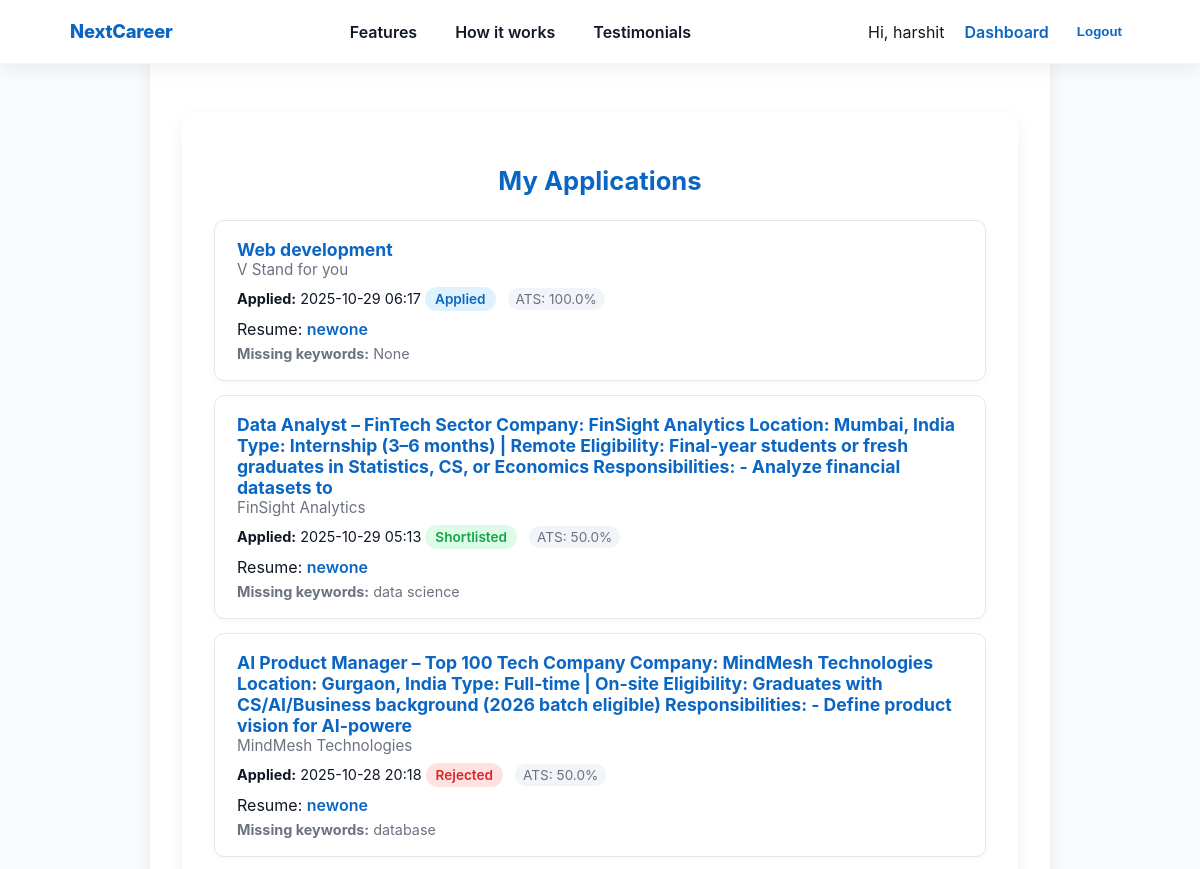
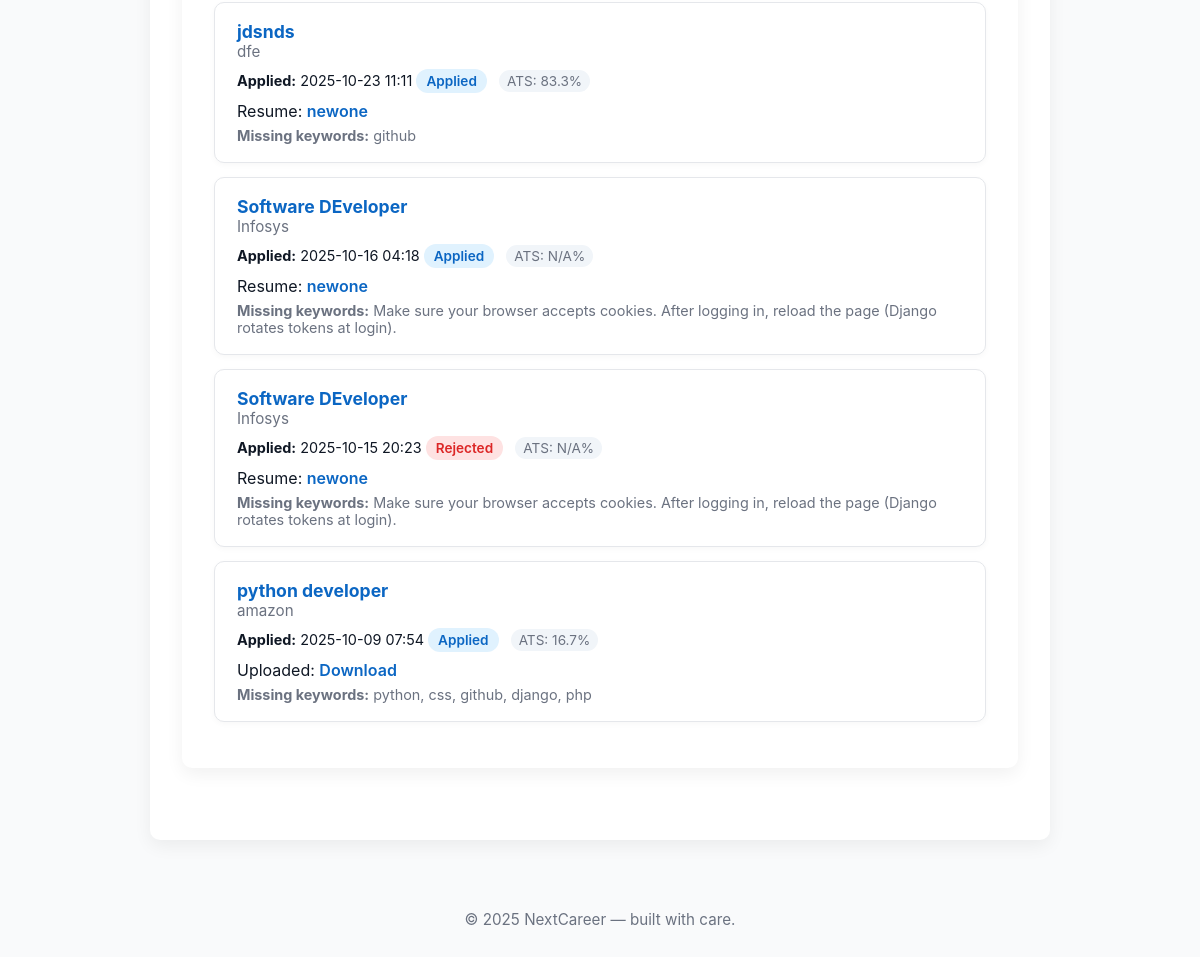
The app's page /applications/my/ (signed in) with its own data (2 pictures, top to bottom).
### accounts/models.py (models this page shows, shortened)
class User(AbstractUser):
    ROLE_STUDENT = 'student'
    ROLE_HR = 'hr'
    ROLE_CHOICES = [
        (ROLE_STUDENT, 'Student'),
        (ROLE_HR, 'HR'),
    ]
    role = models.CharField(max_length=20, choices=ROLE_CHOICES, default=ROLE_STUDENT)

### jobs/models.py (models this page shows, shortened)
class Application(models.Model):
    student = models.ForeignKey(settings.AUTH_USER_MODEL, on_delete=models.CASCADE, related_name='applications')
    job = models.ForeignKey(Job, on_delete=models.CASCADE, related_name='applications')
    resume = models.ForeignKey(Resume, null=True, blank=True, on_delete=models.SET_NULL)
    uploaded_resume = models.FileField(upload_to=application_resume_upload_path, null=True, blank=True)
    cover_letter = models.TextField(blank=True)
    ats_score = models.FloatField(null=True, blank=True)
    missing_keywords = models.JSONField(default=list, blank=True)
    matched_keywords = models.JSONField(default=list, blank=True)
    status = models.CharField(max_length=32, choices=APPLICATION_STATUS, default='applied')
    applied_at = models.DateTimeField(default=timezone.now)
    class Meta:
        ordering = ['-applied_at']

class Job(models.Model):
    hr = models.ForeignKey(settings.AUTH_USER_MODEL, on_delete=models.CASCADE, related_name='posted_jobs')
    title = models.CharField(max_length=255)
    company = models.CharField(max_length=255, blank=True)
    location = models.CharField(max_length=255, blank=True)
    is_remote = models.BooleanField(default=False)
    salary = models.CharField(max_length=100, blank=True)
    description = models.TextField()
    required_skills = models.JSONField(default=list, blank=True)
    created_at = models.DateTimeField(auto_now_add=True)
    updated_at = models.DateTimeField(auto_now=True)
    expiry_date = models.DateField(null=True, blank=True)
    is_active = models.BooleanField(default=True)
    class Meta:
        ordering = ['-created_at']

class Resume(models.Model):
    owner = models.ForeignKey(settings.AUTH_USER_MODEL, on_delete=models.CASCADE, related_name='resumes')
    title = models.CharField(max_length=255, default='My Resume')
    data = models.JSONField(default=dict, blank=True)
    created_at = models.DateTimeField(auto_now_add=True)
    updated_at = models.DateTimeField(auto_now=True)
    pdf_file = models.FileField(upload_to=resume_pdf_upload_path, null=True, blank=True)

### jobs/views.py (the view)
# urls.py: path('applications/my/', jobs_views.student_applications, name='student_applications'),
@login_required
def student_applications(request):
    apps = Application.objects.filter(student=request.user).select_related('job').order_by('-applied_at')
    return render(request, 'jobs/student_applications.html', {'applications': apps})

### templates/jobs/student_applications.html (shortened to what this page needs)
{% extends 'base.html' %}
{% load static %}
{% block content %}
<main>
  <h2>My Applications</h2>
  {% if applications %}
    {% for a in applications %}
      <div class="application-card">
        <div class="job-title">{{ a.job.title }}</div>
        <div class="job-company">{{ a.job.company }}</div>
        <div class="app-meta">
          <strong>Applied:</strong> {{ a.applied_at|date:"Y-m-d H:i" }}
          <span class="status-badge {{ a.status|lower|default:'pending' }}">
            {{ a.get_status_display }}
          </span>
          <span class="ats-badge">ATS: {{ a.ats_score|default:"N/A" }}%</span>
        </div>
        <div class="resume-links">
          {% if a.resume %}
            Resume: <a href="{% url 'resume_detail' a.resume.id %}">{{ a.resume.title }}</a>
          {% elif a.uploaded_resume %}
            Uploaded: <a href="{{ a.uploaded_resume.url }}">Download</a>
          {% endif %}
        </div>
        <div class="missing-keywords">
          <strong>Missing keywords:</strong>
          {% if a.missing_keywords %}
            {{ a.missing_keywords|join:", " }}
          {% else %}
            <span class="muted">None</span>
          {% endif %}
        </div>
      </div>
    {% endfor %}
  {% else %}
    <div class="no-apps">
      You haven’t applied to any jobs yet.
      <a href="{% url 'job_list' %}">Browse jobs</a>
    </div>
  {% endif %}
</main>
{% endblock %}

### templates/base.html (shortened to what this page needs)
{% load static %}
<!doctype html>
<html lang="en">
<head>
</head>
<body>
  {% if request.resolver_match and request.resolver_match.url_name != 'login' and request.resolver_match.url_name != 'signup' %}
    <header>
      <nav class="site-nav" role="navigation" aria-label="Main">
        <div class="nav-inner">
          <a class="brand" href="{% url 'home' %}">NextCareer</a>
          <ul class="nav-links" id="desktop-links" role="menubar">
            <li role="none"><a role="menuitem" href="{% url 'home' %}#features">Features</a></li>
            <li role="none"><a role="menuitem" href="{% url 'home' %}#how-it-works">How it works</a></li>
            <li role="none"><a role="menuitem" href="{% url 'home' %}#testimonials">Testimonials</a></li>
          </ul>
          <div class="nav-actions" id="nav-actions">
            {% if user.is_authenticated %}
              <span class="nav-welcome">Hi, {{ user.first_name|default:user.username }}</span>
              <a class="nav-btn nav-link" href="{% url 'dashboard-redirect' %}">Dashboard</a>
              <form method="post" action="{% url 'logout' %}" class="logout-form" style="display:inline;">
                <button type="submit" class="logout-button" style="background:none;border:0;color:var(--primary);font-weight:700;cursor:pointer">Logout</button>
              </form>
            {% else %}
              <a class="nav-link" href="{% url 'login' %}">Login</a>
              <a class="nav-cta" href="{% url 'signup' %}">Signup</a>
            {% endif %}
          </div>
        </div>
      </nav>
    </header>
  {% else %}
    <header class="auth-header" role="banner">
      <a class="auth-brand" href="{% url 'home' %}">NextCareer</a>
    </header>
  {% endif %}
  <main id="main">
    {% block content %}{% endblock %}
  </main>
  <footer class="site-footer" role="contentinfo">
    <div class="footer-inner">
      &copy; {% now "Y" %} NextCareer — built with care.
    </div>
  </footer>
</body>
</html>

### templates/base.html (style rules this page uses)
:root { --primary: #0b66c3; --primary-600: #0954a8; --bg: #f9fafb; --surface: #ffffff; --white: #fff; --muted: #6b7280; --text: #0f1724; --radius: 10px; --gap: 14px; --shadow-1: 0 6px 18px rgba(2,6,23,0.06); --shadow-2: 0 12px 30px rgba(2,6,23,0.08); --focus-ring: 3px solid rgba(11,102,195,0.12); --max-width: 1100px; --motion: 180ms; --easing: cubic-bezier(.2,.9,.3,1); --header-h: 64px; --header-h-mobile: 56px; }
* { box-sizing:border-box }
html,body { height:100%;margin:0;background:var(--bg);color:var(--text);font-family:Inter,system-ui,-apple-system,"Segoe UI",Roboto,"Helvetica Neue",Arial;-webkit-font-smoothing:antialiased }
a { color:inherit;text-decoration:none }
.site-nav { background:var(--surface); box-shadow:var(--shadow-1); position:fixed; top:0; left:0; right:0; width:100%; height: var(--header-h); z-index:9999; border-bottom:1px solid rgba(15,23,36,0.03); backdrop-filter: blur(4px) saturate(110%); }
.nav-inner { max-width:var(--max-width); margin:0 auto; height:100%; display:flex; align-items:center; justify-content:space-between; gap:var(--gap); padding:0 20px; border-radius:999px; }
.brand, .auth-brand { font-weight:800; color:var(--primary); text-decoration:none; display:inline-flex; align-items:center; line-height:1; height:100% }
.brand { font-size:1.15rem; letter-spacing:-0.01em }
.nav-links { display:flex; gap:14px; list-style:none; padding:0; margin:0; align-items:center; height:100%; }
.nav-links a { display:inline-flex; align-items:center; height:100%; color:#111827; padding:0 12px; border-radius:8px; font-weight:600; transition: background var(--motion) var(--easing), transform var(--motion) var(--easing), color var(--motion) var(--easing); }
.nav-actions { display:flex; align-items:center; gap:12px; height:100% }
.nav-link { color:var(--primary); font-weight:600; padding:0 8px; border-radius:8px; display:inline-flex; align-items:center; height:100% }
.logout-button { background:none;border:0;color:var(--primary);font-weight:700;cursor:pointer;padding:0 8px;border-radius:8px; height:38px; display:inline-flex; align-items:center }
main { max-width:var(--max-width); margin:28px auto; padding: calc(var(--header-h) + 20px) 20px 0; min-height:50vh; }
.site-footer { background:transparent; padding:30px 0; color:var(--muted); text-align:center; font-size:0.95rem; margin-top:40px }

### templates/jobs/student_applications.html (style rules this page uses)
:root { --primary: #0b66c3; --accent: #06b6d4; --success: #16a34a; --danger: #dc2626; --muted: #6b7280; --bg: #f9fafb; --card: #ffffff; --border: #e5e7eb; --radius: 10px; --shadow: 0 6px 18px rgba(0,0,0,0.06); }
body { background: var(--bg); font-family: Inter, system-ui, sans-serif; }
main { max-width: 900px; margin: 40px auto; background: var(--card); border-radius: var(--radius); padding: 32px; box-shadow: var(--shadow); }
h2 { font-size: 1.6rem; font-weight: 700; color: var(--primary); margin-bottom: 1.5rem; text-align: center; }
.application-card { border: 1px solid var(--border); border-radius: var(--radius); padding: 18px 22px; background: var(--card); margin-bottom: 14px; box-shadow: 0 2px 6px rgba(0,0,0,0.03); transition: transform 0.2s ease, box-shadow 0.2s ease; }
.job-title { font-size: 1.1rem; font-weight: 700; color: var(--primary); margin: 0; }
.job-company { color: var(--muted); font-size: 0.95rem; margin-bottom: 8px; }
.app-meta { color: var(--text); font-size: 0.9rem; margin-bottom: 8px; }
.status-badge { display: inline-block; padding: 4px 10px; border-radius: 9999px; font-size: 0.85rem; font-weight: 600; text-transform: capitalize; }
.status-badge.applied { background: #e0f2fe; color: var(--primary); }
.status-badge.shortlisted { background: #dcfce7; color: var(--success); }
.status-badge.rejected { background: #fee2e2; color: var(--danger); }
.ats-badge { background: #f1f5f9; color: var(--muted); padding: 3px 8px; border-radius: 9999px; font-size: 0.85rem; margin-left: 8px; }
.resume-links a { color: var(--primary); font-weight: 600; text-decoration: none; }
.missing-keywords { color: var(--muted); font-size: 0.9rem; margin-top: 6px; }

### records on screen
User: first_name "harshit"
Application: job "Web development", job.company "V Stand for you", applied_at "2025-10-29 06:17", status "Applied", ats_score "100.0", resume "newone", missing_keywords "None"
Application: job "Data Analyst – FinTech Sector Company: FinSight Analytics Location: Mumbai, India Type: Internship (3–6 months) | Remote Eligibility: Final-year students or fresh graduates in Statistics, CS, or Economics Responsibilities: - Analyze financial datasets to", job.company "FinSight Analytics", applied_at "2025-10-29 05:13", status "Shortlisted", ats_score "50.0", resume "newone", missing_keywords "data science"
Application: job "AI Product Manager – Top 100 Tech Company Company: MindMesh Technologies Location: Gurgaon, India Type: Full-time | On-site Eligibility: Graduates with CS/AI/Business background (2026 batch eligible) Responsibilities: - Define product vision for AI-powere", job.company "MindMesh Technologies", applied_at "2025-10-28 20:18", status "Rejected", ats_score "50.0", resume "newone", missing_keywords "database"
Application: job "jdsnds", job.company "dfe", applied_at "2025-10-23 11:11", status "Applied", ats_score "83.3", resume "newone", missing_keywords "github"
Application: job "Software DEveloper", job.company "Infosys", applied_at "2025-10-16 04:18", status "Applied", ats_score "N/A", resume "newone", missing_keywords "Make sure your browser accepts cookies. After logging in, reload the page (Django rotates tokens at login)."
Application: job "Software DEveloper", job.company "Infosys", applied_at "2025-10-15 20:23", status "Rejected", ats_score "N/A", resume "newone", missing_keywords "Make sure your browser accepts cookies. After logging in, reload the page (Django rotates tokens at login)."
Application: job "python developer", job.company "amazon", applied_at "2025-10-09 07:54", status "Applied", ats_score "16.7", missing_keywords "python, css, github, django, php"
